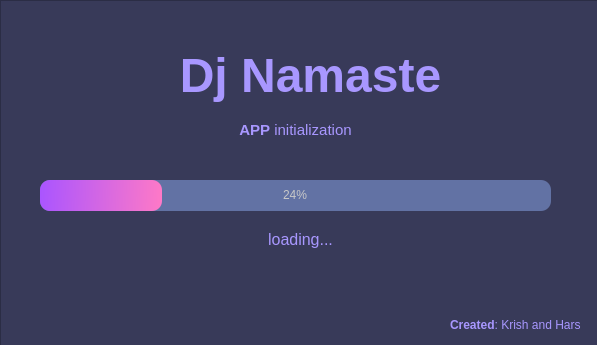
<?xml version="1.0" encoding="UTF-8"?>
<ui version="4.0">
 <class>Form</class>
 <widget class="QWidget" name="Form">
  <property name="geometry">
   <rect>
    <x>0</x>
    <y>0</y>
    <width>597</width>
    <height>345</height>
   </rect>
  </property>
  <property name="windowTitle">
   <string>Form</string>
  </property>
  <property name="styleSheet">
   <string notr="true">QForm {	
	background-color: rgb(56, 58, 89);	
	color: rgb(220, 220, 220);
	border-radius: 10px;
}</string>
  </property>
  <widget class="QLabel" name="label">
   <property name="geometry">
    <rect>
     <x>160</x>
     <y>40</y>
     <width>301</width>
     <height>71</height>
    </rect>
   </property>
   <property name="styleSheet">
    <string notr="true">color: rgb(168, 151, 255);</string>
   </property>
   <property name="text">
    <string>&lt;html&gt;&lt;head/&gt;&lt;body&gt;&lt;p align=&quot;center&quot;&gt;&lt;span style=&quot; font-size:36pt; font-weight:600;&quot;&gt;Dj Namaste&lt;/span&gt;&lt;/p&gt;&lt;/body&gt;&lt;/html&gt;</string>
   </property>
  </widget>
  <widget class="QLabel" name="label_4">
   <property name="geometry">
    <rect>
     <x>210</x>
     <y>120</y>
     <width>171</width>
     <height>20</height>
    </rect>
   </property>
   <property name="styleSheet">
    <string notr="true">color: rgb(168, 151, 255);</string>
   </property>
   <property name="text">
    <string>&lt;html&gt;&lt;head/&gt;&lt;body&gt;&lt;p align=&quot;center&quot;&gt;&lt;span style=&quot; font-size:11pt; font-weight:600;&quot;&gt;APP&lt;/span&gt;&lt;span style=&quot; font-size:11pt;&quot;&gt; initialization&lt;/span&gt;&lt;/p&gt;&lt;/body&gt;&lt;/html&gt;</string>
   </property>
  </widget>
  <widget class="QProgressBar" name="progressBar">
   <property name="geometry">
    <rect>
     <x>40</x>
     <y>180</y>
     <width>511</width>
     <height>31</height>
    </rect>
   </property>
   <property name="styleSheet">
    <string notr="true">QProgressBar {
	
	background-color: rgb(98, 114, 164);
	color: rgb(200, 200, 200);
	border-style: none;
	border-radius: 10px;
	text-align: center;
}
QProgressBar::chunk{
	border-radius: 10px;
	background-color: qlineargradient(spread:pad, x1:0, y1:0.511364, x2:1, y2:0.523, stop:0 rgba(170, 85, 255, 255), stop:1 rgba(254, 121, 199, 255));
}</string>
   </property>
   <property name="value">
    <number>24</number>
   </property>
  </widget>
  <widget class="QLabel" name="label_3">
   <property name="geometry">
    <rect>
     <x>240</x>
     <y>230</y>
     <width>121</width>
     <height>20</height>
    </rect>
   </property>
   <property name="styleSheet">
    <string notr="true">color: rgb(168, 151, 255);</string>
   </property>
   <property name="text">
    <string>&lt;html&gt;&lt;head/&gt;&lt;body&gt;&lt;p align=&quot;center&quot;&gt;&lt;span style=&quot; font-size:12pt;&quot;&gt;loading...&lt;/span&gt;&lt;/p&gt;&lt;/body&gt;&lt;/html&gt;</string>
   </property>
  </widget>
  <widget class="QFrame" name="frame">
   <property name="geometry">
    <rect>
     <x>0</x>
     <y>0</y>
     <width>651</width>
     <height>351</height>
    </rect>
   </property>
   <property name="styleSheet">
    <string notr="true">QFrame {	
	background-color: rgb(56, 58, 89);	
	color: rgb(220, 220, 220);
	
}</string>
   </property>
   <property name="frameShape">
    <enum>QFrame::StyledPanel</enum>
   </property>
   <property name="frameShadow">
    <enum>QFrame::Raised</enum>
   </property>
   <widget class="QLabel" name="label_2">
    <property name="geometry">
     <rect>
      <x>450</x>
      <y>310</y>
      <width>131</width>
      <height>31</height>
     </rect>
    </property>
    <property name="styleSheet">
     <string notr="true">color: rgb(168, 151, 255);</string>
    </property>
    <property name="text">
     <string>&lt;html&gt;&lt;head/&gt;&lt;body&gt;&lt;p align=&quot;right&quot;&gt;&lt;span style=&quot; font-weight:600;&quot;&gt;Created&lt;/span&gt;: Krish and Harsh &lt;/p&gt;&lt;/body&gt;&lt;/html&gt;</string>
    </property>
   </widget>
  </widget>
  <zorder>frame</zorder>
  <zorder>label</zorder>
  <zorder>label_4</zorder>
  <zorder>progressBar</zorder>
  <zorder>label_3</zorder>
 </widget>
 <resources/>
 <connections/>
</ui>
